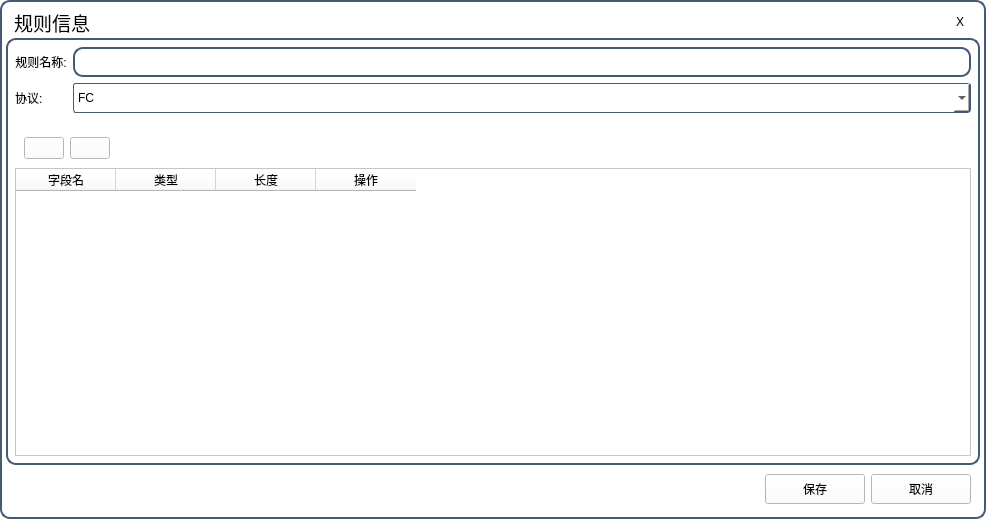
<?xml version="1.0" encoding="UTF-8"?>
<ui version="4.0">
 <class>dlog_editRul</class>
 <widget class="QDialog" name="dlog_editRul">
  <property name="geometry">
   <rect>
    <x>0</x>
    <y>0</y>
    <width>986</width>
    <height>519</height>
   </rect>
  </property>
  <property name="windowTitle">
   <string>Dialog</string>
  </property>
  <property name="styleSheet">
   <string notr="true">#dlog_editRul{
background-color: rgb(255,255,255);
border:2px solid rgb(70,90,120);
border-radius:10px;
}</string>
  </property>
  <layout class="QGridLayout" name="gridLayout_11">
   <property name="leftMargin">
    <number>6</number>
   </property>
   <property name="topMargin">
    <number>6</number>
   </property>
   <property name="rightMargin">
    <number>6</number>
   </property>
   <property name="bottomMargin">
    <number>6</number>
   </property>
   <property name="spacing">
    <number>0</number>
   </property>
   <item row="0" column="0">
    <widget class="QWidget" name="titleBar" native="true">
     <property name="maximumSize">
      <size>
       <width>16777215</width>
       <height>32</height>
      </size>
     </property>
     <property name="styleSheet">
      <string notr="true">color: rgb(0,0,0);
background-color: rgb(255,255,255);
font: 75 12pt &quot;微软雅黑&quot;;
border-top-left-radius:4px;
border-top-right-radius:4px;</string>
     </property>
     <layout class="QGridLayout" name="gridLayout_7">
      <property name="leftMargin">
       <number>0</number>
      </property>
      <property name="topMargin">
       <number>0</number>
      </property>
      <property name="rightMargin">
       <number>0</number>
      </property>
      <property name="bottomMargin">
       <number>0</number>
      </property>
      <property name="spacing">
       <number>0</number>
      </property>
      <item row="0" column="0">
       <layout class="QGridLayout" name="gridLayout_8">
        <property name="leftMargin">
         <number>6</number>
        </property>
        <item row="0" column="0">
         <layout class="QGridLayout" name="gridLayout_9"/>
        </item>
       </layout>
      </item>
      <item row="0" column="1">
       <widget class="QLabel" name="lbTitle">
        <property name="minimumSize">
         <size>
          <width>80</width>
          <height>0</height>
         </size>
        </property>
        <property name="font">
         <font>
          <family>微软雅黑</family>
          <pointsize>14</pointsize>
          <weight>9</weight>
          <italic>false</italic>
          <bold>false</bold>
         </font>
        </property>
        <property name="styleSheet">
         <string notr="true">color: rgb(0,0,0);
font: 75 14pt &quot;微软雅黑&quot;;</string>
        </property>
        <property name="text">
         <string>规则信息</string>
        </property>
        <property name="alignment">
         <set>Qt::AlignCenter</set>
        </property>
       </widget>
      </item>
      <item row="0" column="2">
       <layout class="QGridLayout" name="gridLayout_10">
        <property name="horizontalSpacing">
         <number>6</number>
        </property>
        <property name="verticalSpacing">
         <number>0</number>
        </property>
        <item row="0" column="0">
         <spacer name="horizontalSpacer_3">
          <property name="orientation">
           <enum>Qt::Horizontal</enum>
          </property>
          <property name="sizeHint" stdset="0">
           <size>
            <width>40</width>
            <height>20</height>
           </size>
          </property>
         </spacer>
        </item>
        <item row="0" column="1">
         <widget class="QPushButton" name="btnClose">
          <property name="sizePolicy">
           <sizepolicy hsizetype="Minimum" vsizetype="Expanding">
            <horstretch>0</horstretch>
            <verstretch>0</verstretch>
           </sizepolicy>
          </property>
          <property name="minimumSize">
           <size>
            <width>40</width>
            <height>32</height>
           </size>
          </property>
          <property name="maximumSize">
           <size>
            <width>16777215</width>
            <height>16777215</height>
           </size>
          </property>
          <property name="styleSheet">
           <string notr="true">QPushButton#btnClose{
    border-radius:0px;
	color: rgb(0,0,0);
    background-color:rgba(0,0,0,0);
    border-style:none;
	font: 75 12pt &quot;微软雅黑&quot;;
}

QPushButton#btnClose:hover{
        background-color: qlineargradient(spread:pad, x1:0, y1:1, x2:0, y2:0, stop:0 rgba(25, 134, 199, 0), stop:1 #636363);
}

QPushButton#btnClose:hover{
        background-color: qlineargradient(spread:pad, x1:0, y1:1, x2:0, y2:0, stop:0 rgba(238, 0, 0, 128), stop:1 rgba(238, 44, 44, 255));
}</string>
          </property>
          <property name="text">
           <string>X</string>
          </property>
          <property name="type" stdset="0">
           <string>btn_win_ctrl</string>
          </property>
         </widget>
        </item>
       </layout>
      </item>
     </layout>
    </widget>
   </item>
   <item row="1" column="0">
    <widget class="QWidget" name="wid_all" native="true">
     <property name="minimumSize">
      <size>
       <width>150</width>
       <height>0</height>
      </size>
     </property>
     <property name="styleSheet">
      <string notr="true">#wid_all{
border:2px solid rgb(70,90,120);
border-radius:10px;
background-color: rgb(255,255,255);
}</string>
     </property>
     <layout class="QGridLayout" name="gridLayout_5">
      <item row="1" column="0">
       <widget class="QLabel" name="label_2">
        <property name="styleSheet">
         <string notr="true">color: rgb(0,0,0);
font: 75 11pt &quot;微软雅黑&quot;;
background-color: rgb(255,255,255);</string>
        </property>
        <property name="text">
         <string>协议:</string>
        </property>
       </widget>
      </item>
      <item row="0" column="1">
       <widget class="QLineEdit" name="lineEdit_name">
        <property name="minimumSize">
         <size>
          <width>0</width>
          <height>30</height>
         </size>
        </property>
        <property name="styleSheet">
         <string notr="true">background-color: rgb(255,255,255);
border:2px solid rgb(70,90,120);
border-radius:10px;
color: rgb(0,0,0);</string>
        </property>
       </widget>
      </item>
      <item row="1" column="1">
       <widget class="QComboBox" name="comboBox">
        <property name="minimumSize">
         <size>
          <width>0</width>
          <height>30</height>
         </size>
        </property>
        <property name="styleSheet">
         <string notr="true">border:1px solid rgb(70,90,120);
color: rgb(0, 0, 0);
border-radius:3px;
font: 75 11pt &quot;微软雅黑&quot;;
background-color: rgb(255,255,255);</string>
        </property>
        <item>
         <property name="text">
          <string>FC</string>
         </property>
        </item>
        <item>
         <property name="text">
          <string>Aurora</string>
         </property>
        </item>
        <item>
         <property name="text">
          <string>千兆网</string>
         </property>
        </item>
       </widget>
      </item>
      <item row="2" column="0" colspan="2">
       <widget class="QStackedWidget" name="stackedWidget">
        <property name="styleSheet">
         <string notr="true">background-color: rgb(255,255,255);</string>
        </property>
        <property name="currentIndex">
         <number>0</number>
        </property>
        <widget class="QWidget" name="page">
         <property name="styleSheet">
          <string notr="true">background-color: rgb(255,255,255);</string>
         </property>
         <layout class="QGridLayout" name="gridLayout_2">
          <property name="leftMargin">
           <number>0</number>
          </property>
          <property name="topMargin">
           <number>9</number>
          </property>
          <property name="rightMargin">
           <number>0</number>
          </property>
          <property name="bottomMargin">
           <number>0</number>
          </property>
          <property name="spacing">
           <number>0</number>
          </property>
          <item row="0" column="0">
           <widget class="QWidget" name="widget_2" native="true">
            <property name="styleSheet">
             <string notr="true">background-color: rgb(255,255,255);</string>
            </property>
            <layout class="QGridLayout" name="gridLayout">
             <property name="leftMargin">
              <number>0</number>
             </property>
             <property name="topMargin">
              <number>0</number>
             </property>
             <property name="rightMargin">
              <number>0</number>
             </property>
             <property name="bottomMargin">
              <number>0</number>
             </property>
             <property name="spacing">
              <number>0</number>
             </property>
             <item row="0" column="0">
              <widget class="QWidget" name="widget_5" native="true">
               <layout class="QGridLayout" name="gridLayout_15">
                <property name="leftMargin">
                 <number>0</number>
                </property>
                <property name="topMargin">
                 <number>0</number>
                </property>
                <property name="rightMargin">
                 <number>0</number>
                </property>
                <property name="bottomMargin">
                 <number>0</number>
                </property>
                <property name="spacing">
                 <number>0</number>
                </property>
                <item row="0" column="0">
                 <widget class="QWidget" name="widget_6" native="true">
                  <layout class="QGridLayout" name="gridLayout_14">
                   <item row="0" column="0">
                    <widget class="QPushButton" name="pbtn_add">
                     <property name="text">
                      <string/>
                     </property>
                     <property name="icon">
                      <iconset resource="../../../../../Main/mdi.qrc">
                       <normaloff>:/images/Icons1/ICON_Plus.png</normaloff>:/images/Icons1/ICON_Plus.png</iconset>
                     </property>
                    </widget>
                   </item>
                   <item row="0" column="1">
                    <widget class="QPushButton" name="pbtn_re">
                     <property name="text">
                      <string/>
                     </property>
                     <property name="icon">
                      <iconset resource="../../../../../Main/mdi.qrc">
                       <normaloff>:/images/Icons1/ICON_Minus.png</normaloff>:/images/Icons1/ICON_Minus.png</iconset>
                     </property>
                    </widget>
                   </item>
                  </layout>
                 </widget>
                </item>
                <item row="0" column="1">
                 <spacer name="horizontalSpacer">
                  <property name="orientation">
                   <enum>Qt::Horizontal</enum>
                  </property>
                  <property name="sizeHint" stdset="0">
                   <size>
                    <width>818</width>
                    <height>20</height>
                   </size>
                  </property>
                 </spacer>
                </item>
                <item row="1" column="0" colspan="2">
                 <widget class="QTableWidget" name="tableWidget">
                  <property name="styleSheet">
                   <string notr="true">#FC_tableWidget{
background-color: rgb(255,255,255);
border:1px solid rgb(70,90,120);
border-radius:3px;
color: rgb(255, 255, 255);
font: 75 11pt &quot;微软雅黑&quot;;
gridline-color:rgb(70,90,120);
}
Qtablewidget::item{
border:1px solid rgb(70,90,120);
}</string>
                  </property>
                  <column>
                   <property name="text">
                    <string>字段名</string>
                   </property>
                  </column>
                  <column>
                   <property name="text">
                    <string>类型</string>
                   </property>
                  </column>
                  <column>
                   <property name="text">
                    <string>长度</string>
                   </property>
                  </column>
                  <column>
                   <property name="text">
                    <string>操作</string>
                   </property>
                  </column>
                 </widget>
                </item>
               </layout>
              </widget>
             </item>
            </layout>
           </widget>
          </item>
         </layout>
        </widget>
       </widget>
      </item>
      <item row="0" column="0">
       <widget class="QLabel" name="label">
        <property name="minimumSize">
         <size>
          <width>50</width>
          <height>0</height>
         </size>
        </property>
        <property name="styleSheet">
         <string notr="true">color: rgb(0,0,0);
font: 75 11pt &quot;微软雅黑&quot;;
background-color: rgb(255,255,255);</string>
        </property>
        <property name="text">
         <string>规则名称:</string>
        </property>
        <property name="alignment">
         <set>Qt::AlignCenter</set>
        </property>
       </widget>
      </item>
     </layout>
    </widget>
   </item>
   <item row="2" column="0">
    <widget class="QWidget" name="widget" native="true">
     <property name="styleSheet">
      <string notr="true">background-color: rgb(255,255,255);</string>
     </property>
     <layout class="QGridLayout" name="gridLayout_6">
      <item row="0" column="2">
       <widget class="QPushButton" name="pushButton_2">
        <property name="minimumSize">
         <size>
          <width>100</width>
          <height>30</height>
         </size>
        </property>
        <property name="styleSheet">
         <string notr="true">QPushButton{
border:1px solid rgb(70,90,120);
color: rgb(255, 255, 255);
border-radius:3px;
font: 75 11pt &quot;微软雅黑&quot;;
background-color: rgb(19, 187, 255);
}
QPushButton:hover{
color: rgb(25, 118, 210);
background-color: rgb(227, 236, 255);
};</string>
        </property>
        <property name="text">
         <string>取消</string>
        </property>
       </widget>
      </item>
      <item row="0" column="1">
       <widget class="QPushButton" name="pushButton">
        <property name="minimumSize">
         <size>
          <width>100</width>
          <height>30</height>
         </size>
        </property>
        <property name="styleSheet">
         <string notr="true">QPushButton{
border:1px solid rgb(70,90,120);
color: rgb(255, 255, 255);
border-radius:3px;
font: 75 11pt &quot;微软雅黑&quot;;
background-color: rgb(19, 187, 255);
}
QPushButton:hover{
color: rgb(25, 118, 210);
background-color: rgb(227, 236, 255);
};</string>
        </property>
        <property name="text">
         <string>保存</string>
        </property>
       </widget>
      </item>
      <item row="0" column="0">
       <spacer name="horizontalSpacer_2">
        <property name="orientation">
         <enum>Qt::Horizontal</enum>
        </property>
        <property name="sizeHint" stdset="0">
         <size>
          <width>40</width>
          <height>20</height>
         </size>
        </property>
       </spacer>
      </item>
     </layout>
    </widget>
   </item>
  </layout>
 </widget>
 <resources>
  <include location="../../../../../Main/mdi.qrc"/>
 </resources>
 <connections/>
</ui>
